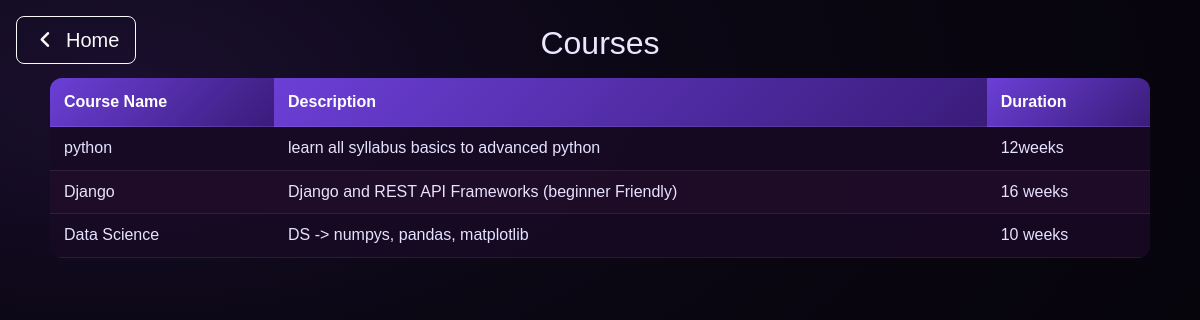
Screenshot of /academy/courses/ with the database file from the repository.
### academy/models.py (models this page shows, shortened)
class Course(models.Model):
    course_name = models.CharField(max_length=50)
    description = models.CharField(max_length=255)
    duration = models.CharField()

### academy/views.py (the view)
# urls.py: path('courses/', courses_page, name="courses"),
def courses_page(request):
    CourseData = Course.objects.all()
    context = {
        'courses' : CourseData,
    }
    return render(request, 'courses.html', context)

### templates/courses.html (shortened to what this page needs)
{% load static %}
<!DOCTYPE html>
<html lang="en">
<head>
    <link rel="stylesheet" href="https://cdnjs.cloudflare.com/ajax/libs/font-awesome/7.0.1/css/all.min.css" />
    <link href="https://cdn.jsdelivr.net/npm/bootstrap@5.3.8/dist/css/bootstrap.min.css" rel="stylesheet">
    <link rel="stylesheet" href="{% static 'css/tables.css' %}">
</head>
<body>
    <div class="position-fixed top-0 start-0 m-3">
        <a href="{% url 'Home' %}"
            class="d-inline-flex align-items-center gap-2 text-decoration-none text-light fs-5 px-3 py-2 rounded-3 border border-light">
            <i class="fa-solid fa-angle-left"></i> Home
        </a>
    </div>
    <h1>Courses</h1>
    <table>
        <thead>
            <tr>
                <th>Course Name</th>
                <th>Description</th>
                <th>Duration</th>
            </tr>
        </thead>
        <tbody>
            {% for c in courses %}
            <tr>
                <td>{{ c.course_name }}</td>
                <td>{{ c.description }}</td>
                <td>{{ c.duration }}</td>
            </tr>
            {% endfor %}
        </tbody>
    </table>
</body>
</html>

### static/css/tables.css (style rules this page uses)
body { margin: 0; min-height: 100vh; background: radial-gradient(1200px 600px at 10% 10%, #1a0f2e 0%, #0b0714 45%, #06040b 100%); color: #eae7ff; font-family: Arial, Helvetica, sans-serif; }
h1 { text-align: center; font-size: 2rem; margin: 24px 0 16px; }
table { width: min(1100px, 95%); margin: 16px auto 32px; border-collapse: collapse; background: rgba(20, 12, 40, 0.7); border-radius: 12px; overflow: hidden; box-shadow: 4px black; }
thead th { background: linear-gradient(135deg, #6b3fd6, #3a1c7a); color: #ffffff; text-align: left; padding: 12px 14px; font-weight: 600; }
th, td { padding: 10px 14px; border-bottom: 1px solid #ffffff14; }
tbody tr { background: #1d092168; }
tbody tr:nth-child(even) { background: #270d2ca1; }
td { color: #e6e2ff; line-height: 1.4; }

### rows the page displays
Course: course_name "python", description "learn all syllabus basics to advanced python", duration "12weeks"
Course: course_name "Django", description "Django and REST API Frameworks (beginner Friendly)", duration "16 weeks"
Course: course_name "Data Science", description "DS -> numpys, pandas, matplotlib", duration "10 weeks"
